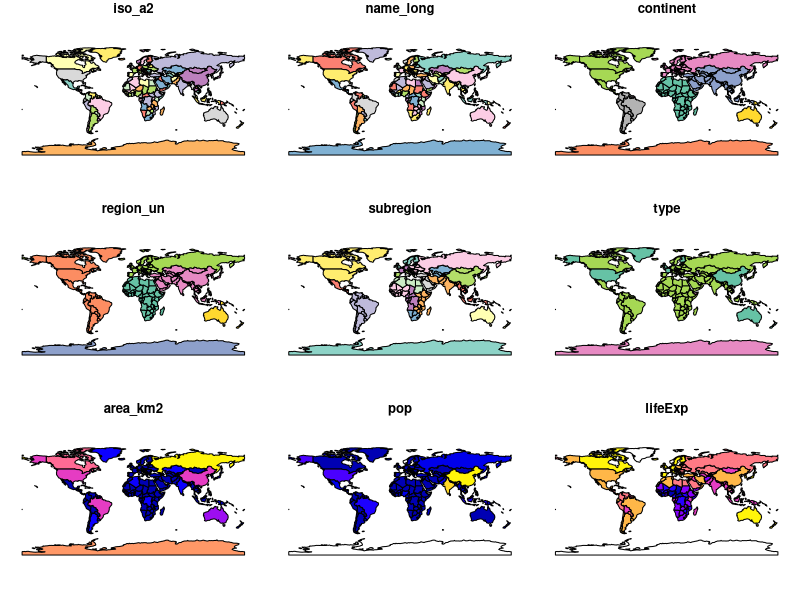
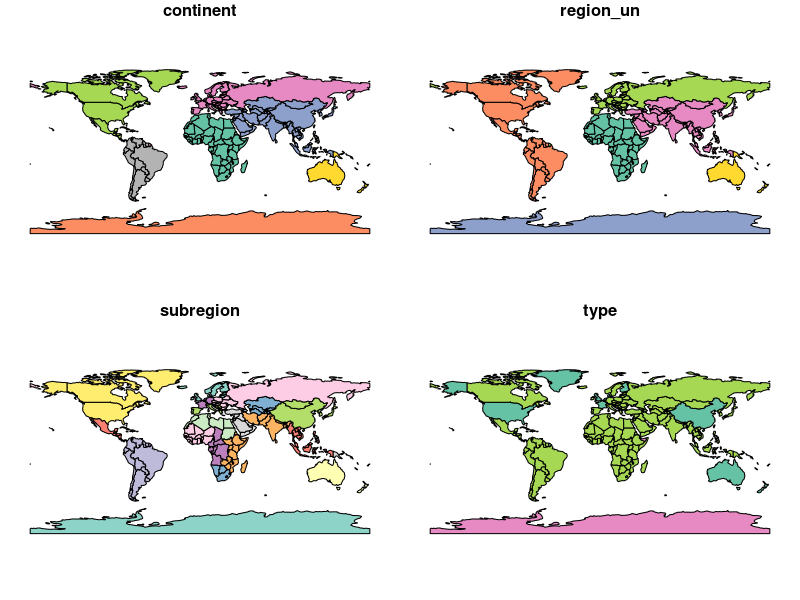
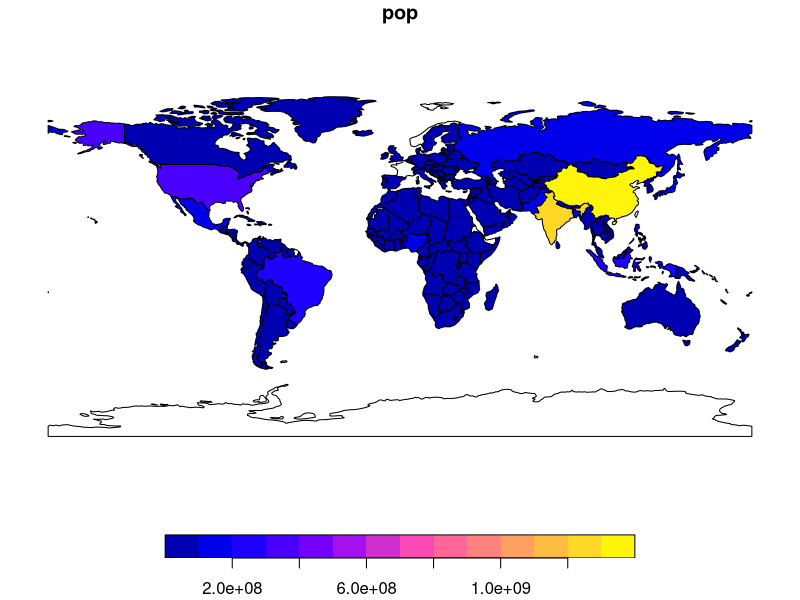
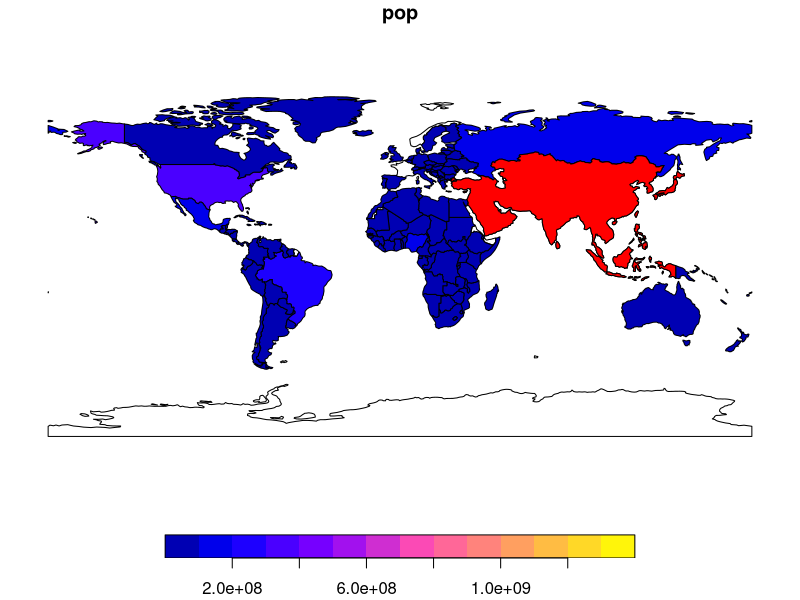
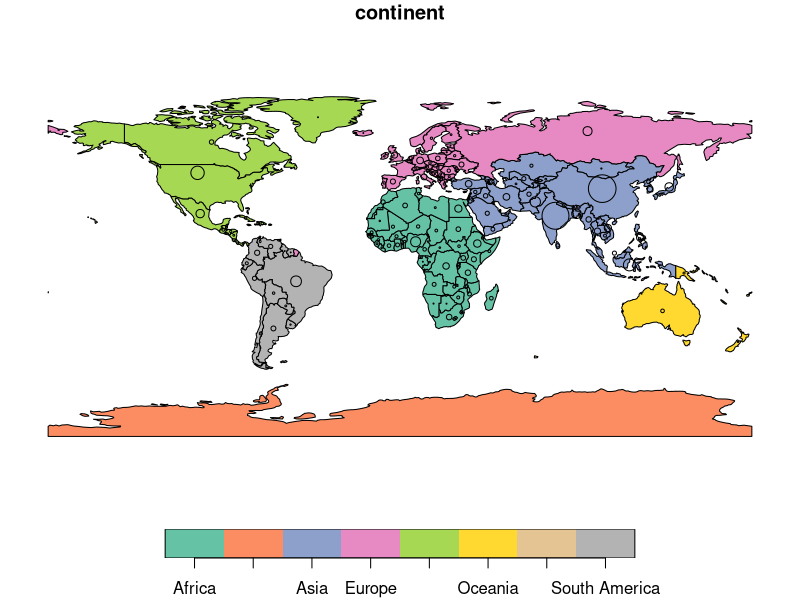
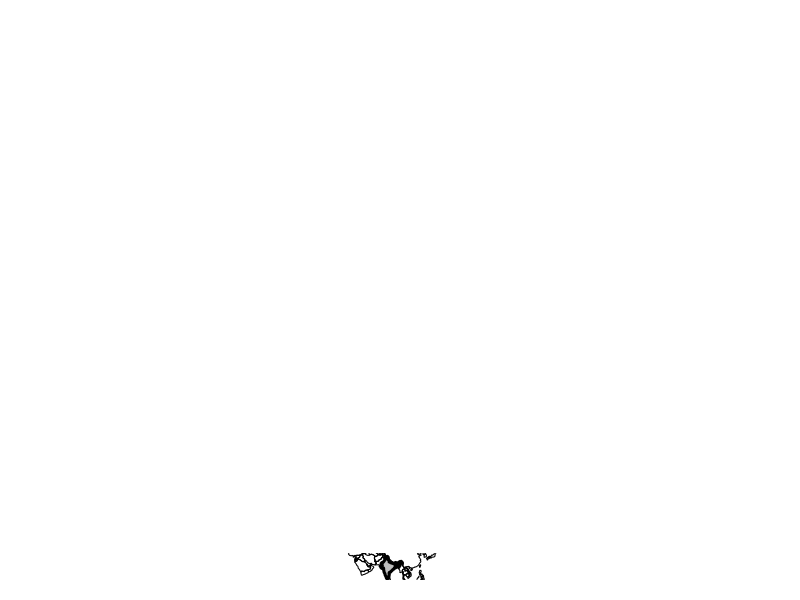

These figures' R source, in order:
# 5. SF PACKAGE

# Load the libraries for geospatial analysis
library(sf)
library(spData)

# Simple feature ####
# Simple features refers to a formal standard that describes how objects in the real world can be represented in computers, with emphasis on spatial geometry of these objects.
# Load the world dataset from spData package, which is a spatial object containing spatial and attribute columns:
data(world) 
# Check out the names of the columns:
names(world)
# # Simple feature objects in R are stored in a data frame, with geographic data occupying a special column, usually named "geom" or "geometry". Have an overview of the variables within the world object:
summary(world['lifeExp']) # also outputs a report on geometry.
# sf objects are easy to subset.
world_mini <- world[1:2, 1:3]
world_mini # output including additional geodata.

# Basic map making ####
# Basic maps are created in sf with plot().
plot(world) # creates multiple maps, one for each variable.
plot(world[3:6]) # plot multiple variables.
plot(world["pop"]) # plot a single variable.
# Plots are added as layers to existing images by setting add = TRUE. 
world_asia <- world[world$continent == 'Asia', ]
asia = st_union(world_asia)
plot(world['pop'], reset = FALSE)
plot(asia, add = TRUE, col = 'red')
# Adding layers this way can be used to verify the geographic correspondence between layers.
# Because sf extends base R plotting methods, plot()’s arguments also work with sf objects.
plot(world['continent'], reset = FALSE)
cex <- sqrt(world$pop) / 10000
world_cents <- st_centroid(world, of_largest = TRUE) # converts one geometry type to another (polygons to points), the aesthetics of which are varied in the cex argument.
plot(st_geometry(world_cents), 
     add = TRUE, 
     cex = cex)
# expandBB: specific argument to geodata.
india <- world[world$name_long == 'India', ]
plot(st_geometry(india),
     expandBB = c(0, 0.2, 0.1, 1),
     col = 'gray', lwd = 3)
plot(world_asia[0], add = TRUE)

# Geometry types ####
